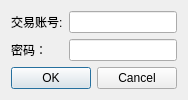
<?xml version="1.0" encoding="UTF-8"?>
<ui version="4.0">
 <class>account_login</class>
 <widget class="QDialog" name="account_login">
  <property name="geometry">
   <rect>
    <x>0</x>
    <y>0</y>
    <width>174</width>
    <height>93</height>
   </rect>
  </property>
  <property name="windowTitle">
   <string>登录交易账号</string>
  </property>
  <layout class="QFormLayout" name="formLayout">
   <item row="0" column="0">
    <widget class="QLabel" name="label">
     <property name="text">
      <string>交易账号:</string>
     </property>
    </widget>
   </item>
   <item row="0" column="1">
    <widget class="QLineEdit" name="lineEdit"/>
   </item>
   <item row="1" column="0">
    <widget class="QLabel" name="label_2">
     <property name="text">
      <string>密码：</string>
     </property>
    </widget>
   </item>
   <item row="1" column="1">
    <widget class="QLineEdit" name="lineEdit_2"/>
   </item>
   <item row="2" column="0" colspan="2">
    <widget class="QDialogButtonBox" name="buttonBox">
     <property name="orientation">
      <enum>Qt::Horizontal</enum>
     </property>
     <property name="standardButtons">
      <set>QDialogButtonBox::Cancel|QDialogButtonBox::Ok</set>
     </property>
    </widget>
   </item>
  </layout>
 </widget>
 <resources/>
 <connections>
  <connection>
   <sender>buttonBox</sender>
   <signal>accepted()</signal>
   <receiver>account_login</receiver>
   <slot>accept()</slot>
   <hints>
    <hint type="sourcelabel">
     <x>248</x>
     <y>254</y>
    </hint>
    <hint type="destinationlabel">
     <x>157</x>
     <y>274</y>
    </hint>
   </hints>
  </connection>
  <connection>
   <sender>buttonBox</sender>
   <signal>rejected()</signal>
   <receiver>account_login</receiver>
   <slot>reject()</slot>
   <hints>
    <hint type="sourcelabel">
     <x>316</x>
     <y>260</y>
    </hint>
    <hint type="destinationlabel">
     <x>286</x>
     <y>274</y>
    </hint>
   </hints>
  </connection>
 </connections>
</ui>
